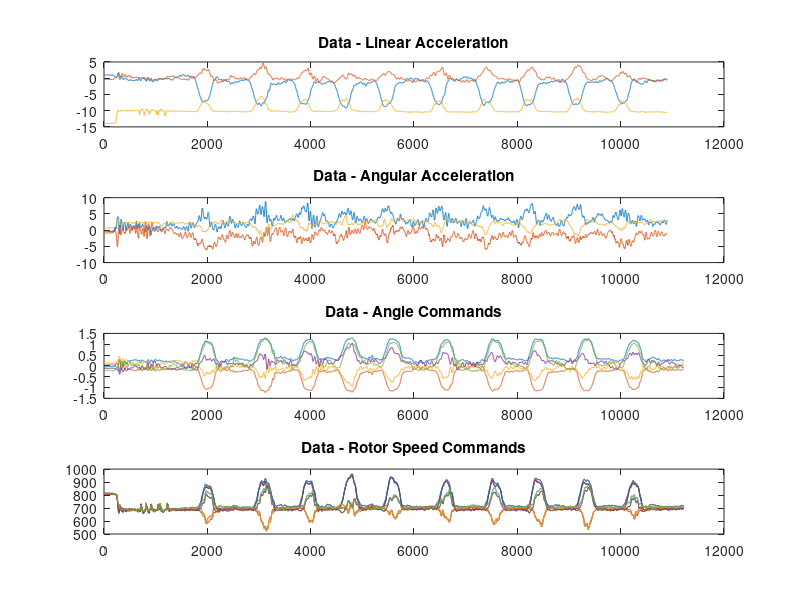

Source code (MATLAB): (Note: this script raises an error after producing the figure.)
%load acc
acc_des = csvread('rosbag_data/wrench_cmd.csv',1,1);
%flip xy
acc_des(:,[3 4 6 7]) = -acc_des(:,[3 4 6 7]);
%load cmds
tiltrotor_actuator_cmd = csvread('rosbag_data/tiltrotor_actuator_cmd.csv',1,1);
%align time
min_time = tiltrotor_actuator_cmd(1,1);
tiltrotor_actuator_cmd(:,1) = tiltrotor_actuator_cmd(:,1) - min_time;
acc_des(:,1) = acc_des(:,1) - min_time;
%separate alpha and omega
alpha_cmd = tiltrotor_actuator_cmd(:,1:7);
omega_cmd = tiltrotor_actuator_cmd(:,[1,8:19]);

%%
close all

h = figure()
set(h,'WindowStyle','docked')

subplot(4,1,1)
plot(acc_des(:,2:4))
title('Data - Linear Acceleration')

subplot(4,1,2)
plot(acc_des(:,5:7))
title('Data - Angular Acceleration')

subplot(4,1,3)
plot(alpha_cmd(:,2:6))
title('Data - Angle Commands')

subplot(4,1,4)
plot(omega_cmd(:,2:13))
title('Data - Rotor Speed Commands')

%% Convert Accelerations to Forces

params = parameters();

wrench_des = zeros(size(acc_des));
for i = 1:size(acc_des,1)
    wrench_des(i,1) = acc_des(i,1);
    wrench_des(i,2:7) = accel_to_wrench(acc_des(i,2:7))';
end

%% Old Pipeline

n = size(wrench_des,1);
time = wrench_des(:,1);

A = get_A();


%allocate

alphas_t = zeros(n,7);
omegas_t = zeros(n,13);
wrench_out_t = zeros(n,7);
alphas_t(:,1) = time;
omegas_t(:,1) = time;
wrench_out_t(:,1) = time;

for i = 1:n
    wrench_cmd = wrench_des(i,2:7)';
    
    X = get_X(A,wrench_cmd);
    [alphas, omegas_sq] = get_projections(X);
    
    alphas_t(i,2:7) = alphas';
    omegas_t(i,2:13) = (sqrt(omegas_sq))';
    
    B = get_B(alphas);
    
    wrench_out_t(i,2:7) = (B*omegas_sq)';
end

%% New Pipeline

n = size(wrench_des,1);
time = wrench_des(:,1);

A = get_A();


%allocate

alphas_t = zeros(n,7);
omegas_t = zeros(n,13);
wrench_out_t = zeros(n,7);
alphas_t(:,1) = time;
omegas_t(:,1) = time;
wrench_out_t(:,1) = time;

for i = 1:n
    wrench_cmd = wrench_des(i,2:7)';
    
    X = get_X(A,wrench_cmd);
    [alphas, ~] = get_projections(X);
    
    B = get_B(alphas);
    omegas_sq = get_omegasq(B,wrench_cmd);
    
    alphas_t(i,2:7) = alphas';
    omegas_t(i,2:13) = (sqrt(omegas_sq))';
    
    B = get_B(alphas);
    
    wrench_out_t(i,2:7) = (B*omegas_sq)';
end

%% Plot Accelerations and Wrenches

subplot(4,1,1)
plot(acc_des(:,2:4))
title('Data - Linear Acceleration')

subplot(4,1,2)
plot(wrench_des(:,2:4))
title('Data - Forces')

subplot(4,1,3)
plot(acc_des(:,5:7))
title('Data - Angular Acceleration')

subplot(4,1,4)
plot(wrench_des(:,5:7))
title('Data - Torques')

%% Plot Compare Desired and Allocation

subplot(4,1,1)
plot(wrench_des(:,2:4))
title('Data - Forces')

subplot(4,1,2)
plot(wrench_out_t(:,2:4))
title('Alloc - Forces')

subplot(4,1,3)
plot(wrench_des(:,5:7))
title('Data - Torques')

subplot(4,1,4)
plot(wrench_out_t(:,5:7))
title('Alloc - Torques')

%% Plot Compare Alpha

subplot(4,1,1)
plot(alpha_cmd(:,2:7))
title('Data - Alphas')

subplot(4,1,2)
plot(alphas_t(:,2:7))
title('Alloc - Alphas')

subplot(4,1,3)
plot(omega_cmd(:,2:13))
title('Data - Omegas')
ylim([400,1000])

subplot(4,1,4)
plot(omegas_t(:,2:13))
title('Alloc - Omegas')
ylim([400,1000])